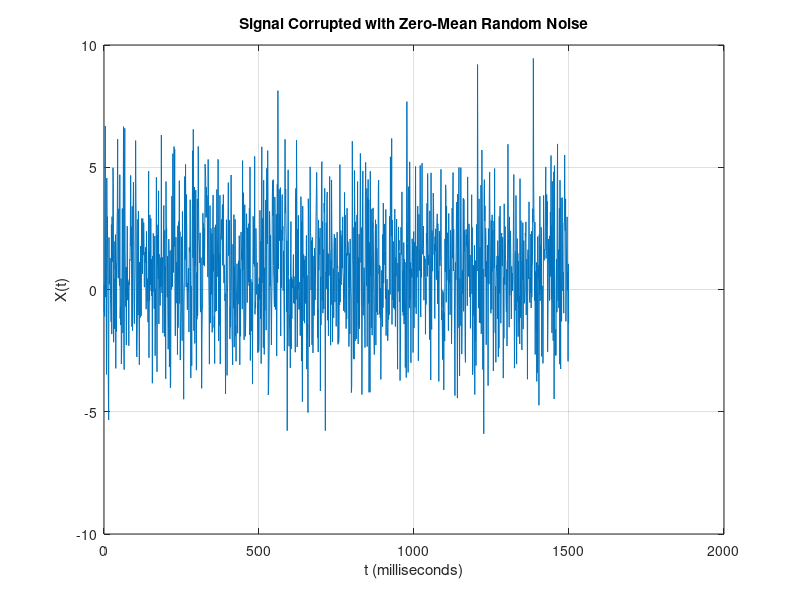
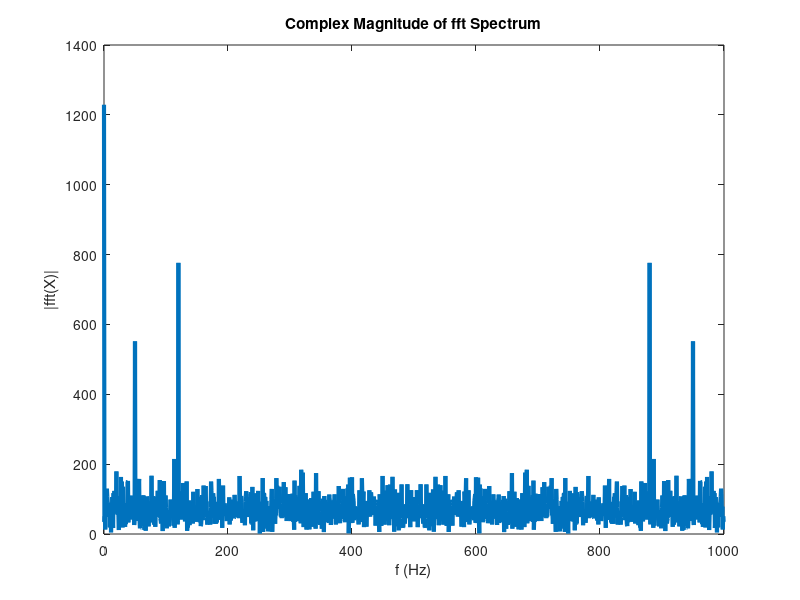
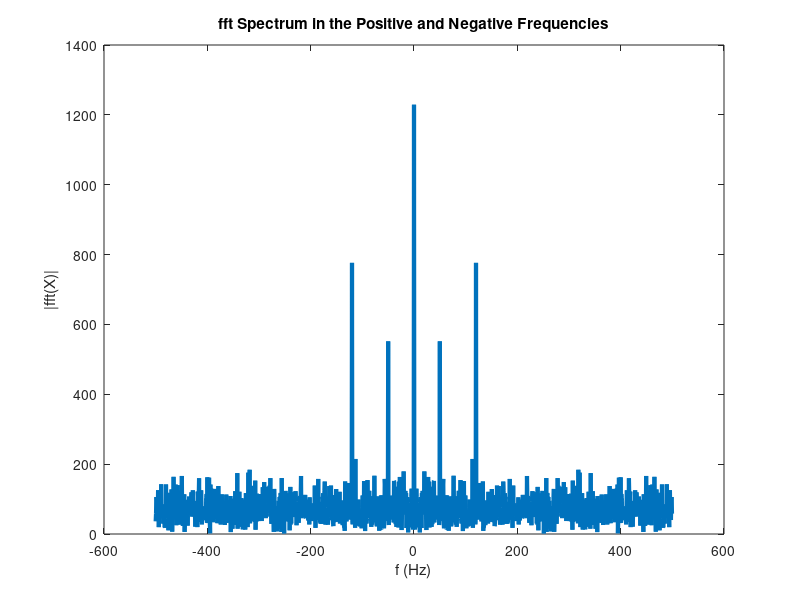
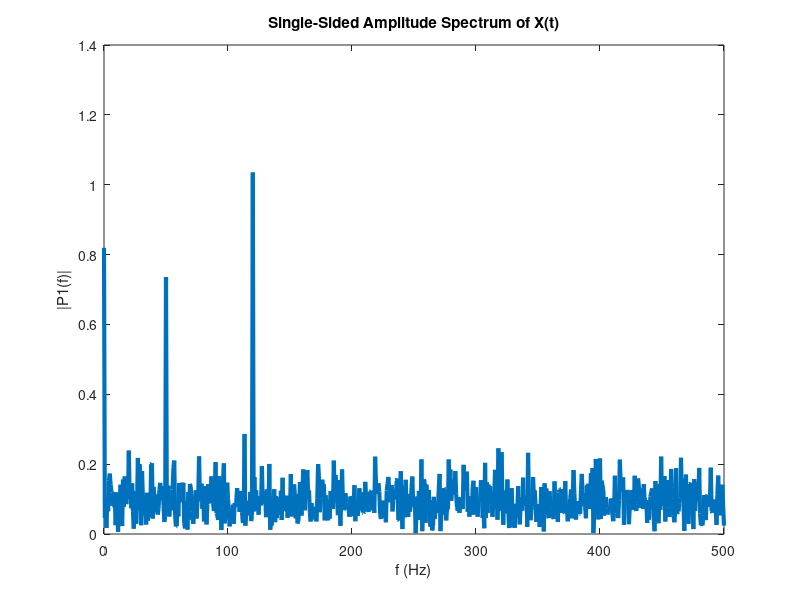

Reproduce these figures in MATLAB, in order.
%% Purpose of the program: Find the frequency components of a signal buried in noise and find the amplitudes of the peak frequencies by using Fourier transform.

Fs = 1000;            % Sampling frequency                    
T = 1/Fs;             % Sampling period       
L = 1500;             % Length of signal
t = (0:L-1)*T;        % Time vector

% Form a signal containing a DC offset of amplitude 0.8, a 50 Hz sinusoid of amplitude 0.7, and a 120 Hz sinusoid of amplitude 1.
S = 0.8 + 0.7*sin(2*pi*50*t) + sin(2*pi*120*t);

% Corrupt the signal with zero-mean random noise with a variance of 4.
X = S + 2*randn(size(t));

% Plot the noisy signal in the time domain. The frequency components are not visually apparent in the plot.
figure
plot(1000*t,X)
xlabel("t (milliseconds)")
ylabel("X(t)")
grid on
title("Signal Corrupted with Zero-Mean Random Noise")

% Compute the Fourier transform of the signal.
Y = fft(X);

% Because Fourier transforms involve complex numbers, plot the complex
% magnitude of the fft spectrum.
figure
plot(Fs/L*(0:L-1),abs(Y),"LineWidth",3)
title("Complex Magnitude of fft Spectrum")
xlabel("f (Hz)")
ylabel("|fft(X)|")

%{ 
The plot shows five frequency peaks including the peak at 0 Hz for the DC offset. In this example, the signal is expected to have three frequency 
peaks at 0 Hz, 50 Hz, and 120 Hz. Here, the second half of the plot is the mirror reflection of the first half without including the peak at 0 Hz. 
The reason is that the discrete Fourier transform of a time-domain signal has a periodic nature, where the first half of its spectrum is in positive 
frequencies and the second half is in negative frequencies, with the first element reserved for the zero frequency.

For real signals, the fft spectrum is a two-sided spectrum, where the spectrum in the positive frequencies is the complex conjugate of the spectrum 
in the negative frequencies. To show the fft spectrum in the positive and negative frequencies, you can use fftshift. For an even length of L, the 
frequency domain starts from the negative of the Nyquist frequency -Fs/2 up to Fs/2-Fs/L with a spacing or frequency resolution of Fs/L.
%}
figure
plot(Fs/L*(-L/2:L/2-1),abs(fftshift(Y)),"LineWidth",3)
title("fft Spectrum in the Positive and Negative Frequencies")
xlabel("f (Hz)")
ylabel("|fft(X)|")

%{
To find the amplitudes of the three frequency peaks, convert the fft spectrum in Y to the single-sided amplitude spectrum. Because the fft function 
includes a scaling factor L between the original and the transformed signals, rescale Y by dividing by L. Take the complex magnitude of the fft spectrum.
The two-sided amplitude spectrum P2, where the spectrum in the positive frequencies is the complex conjugate of the spectrum in the negative frequencies, 
has half the peak amplitudes of the time-domain signal. To convert to the single-sided spectrum, take the first half of the two-sided spectrum P2. Multiply 
the spectrum in the positive frequencies by 2. You do not need to multiply P1(1) and P1(end) by 2 because these amplitudes correspond to the zero and 
Nyquist frequencies, respectively, and they do not have the complex conjugate pairs in the negative frequencies.
%}

P2 = abs(Y/L);
P1 = P2(1:L/2+1);
P1(2:end-1) = 2*P1(2:end-1);

% Define the frequency domain f for the single-sided spectrum. Plot the single-sided amplitude spectrum P1. As expected, the amplitudes are close to 0.8, 
% 0.7, and 1, but they are not exact because of the added noise. In most cases, longer signals produce better frequency approximations.
f = Fs/L*(0:(L/2));

figure
plot(f,P1,"LineWidth",3) 
title("Single-Sided Amplitude Spectrum of X(t)")
xlabel("f (Hz)")
ylabel("|P1(f)|")

% Now, take the Fourier transform of the original, uncorrupted signal and retrieve the exact amplitudes at 0.8, 0.7, and 1.0.
Y = fft(S);
P2 = abs(Y/L);
P1 = P2(1:L/2+1);
P1(2:end-1) = 2*P1(2:end-1);

figure
plot(f,P1,"LineWidth",3) 
title("Single-Sided Amplitude Spectrum of S(t)")
xlabel("f (Hz)")
ylabel("|P1(f)|")

